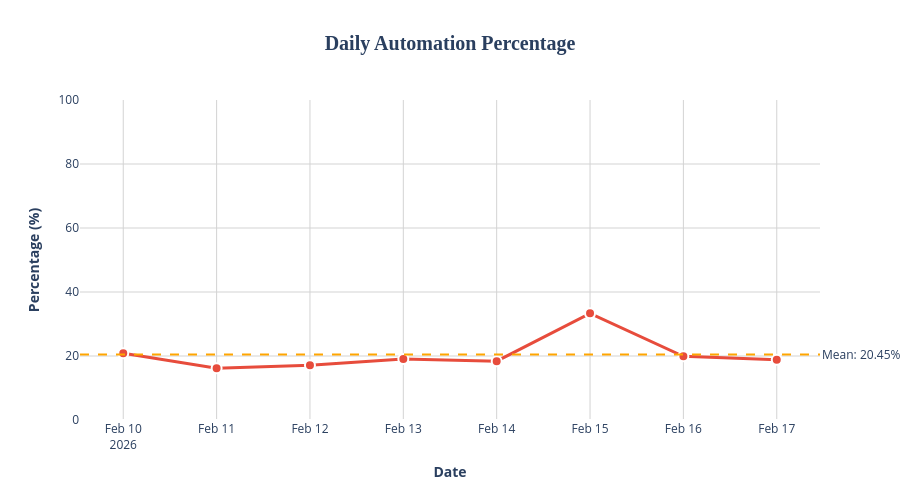

Notebook code cell kept with this figure:
### Code cell
import plotly.graph_objects as go

# Figure 2: Daily Automation Percentage
fig2 = go.Figure()

fig2.add_trace(
    go.Scatter(
        x=stats.index,
        y=stats['automation_perc'],
        mode='lines+markers',
        name='Automation %',
        line=dict(color='#e74c3c', width=3),
        marker=dict(size=10, line=dict(width=2, color='white')),
        hovertemplate='<b>Date:</b> %{x}<br><b>Automation:</b> %{y:.2f}%<br><extra></extra>'
    )
)

# Add mean line
mean_automation = stats['automation_perc'].mean()
fig2.add_hline(
    y=mean_automation, 
    line_dash="dash", 
    line_color="orange",
    annotation_text=f"Mean: {mean_automation:.2f}%",
    annotation_position="right"
)

fig2.update_layout(
    title=dict(
        text='<b>Daily Automation Percentage</b>',
        font=dict(size=20, family='Arial Black'),
        x=0.5,
        xanchor='center'
    ),
    xaxis=dict(
        title='<b>Date</b>',
        showgrid=True,
        gridcolor='lightgray',
        tickfont=dict(size=12)
    ),
    yaxis=dict(
        title='<b>Percentage (%)</b>',
        showgrid=True,
        gridcolor='lightgray',
        range=[0, 100],
        tickfont=dict(size=12)
    ),
    plot_bgcolor='white',
    paper_bgcolor='white',
    hovermode='x unified',
    height=500,
    margin=dict(l=80, r=80, t=100, b=80)
)

fig2.show()

### Figure 1 — Plotly figure (JSON) as saved in the notebook; plotly's stock layout.template omitted (floating-point values rounded to 4 significant figures)
{"data": [{"hovertemplate": "<b>Date:</b> %{x}<br><b>Automation:</b> %{y:.2f}%<br><extra></extra>", "line": {"color": "#e74c3c", "width": 3}, "marker": {"line": {"color": "white", "width": 2}, "size": 10}, "mode": "lines+markers", "name": "Automation %", "type": "scatter", "x": ["2026-02-10", "2026-02-11", "2026-02-12", "2026-02-13", "2026-02-14", "2026-02-15", "2026-02-16", "2026-02-17"], "y": [20.86, 16.16, 17.12, 19.04, 18.39, 33.33, 19.89, 18.84]}], "layout": {"annotations": [{"showarrow": false, "text": "Mean: 20.45%", "x": 1, "xanchor": "left", "xref": "x domain", "y": 20.45, "yanchor": "middle", "yref": "y"}], "height": 500, "hovermode": "x unified", "margin": {"b": 80, "l": 80, "r": 80, "t": 100}, "paper_bgcolor": "white", "plot_bgcolor": "white", "shapes": [{"line": {"color": "orange", "dash": "dash"}, "type": "line", "x0": 0, "x1": 1, "xref": "x domain", "y0": 20.45, "y1": 20.45, "yref": "y"}], "title": {"font": {"family": "Arial Black", "size": 20}, "text": "<b>Daily Automation Percentage</b>", "x": 0.5, "xanchor": "center"}, "xaxis": {"gridcolor": "lightgray", "showgrid": true, "tickfont": {"size": 12}, "title": {"text": "<b>Date</b>"}}, "yaxis": {"gridcolor": "lightgray", "range": [0, 100], "showgrid": true, "tickfont": {"size": 12}, "title": {"text": "<b>Percentage (%)</b>"}}}}
